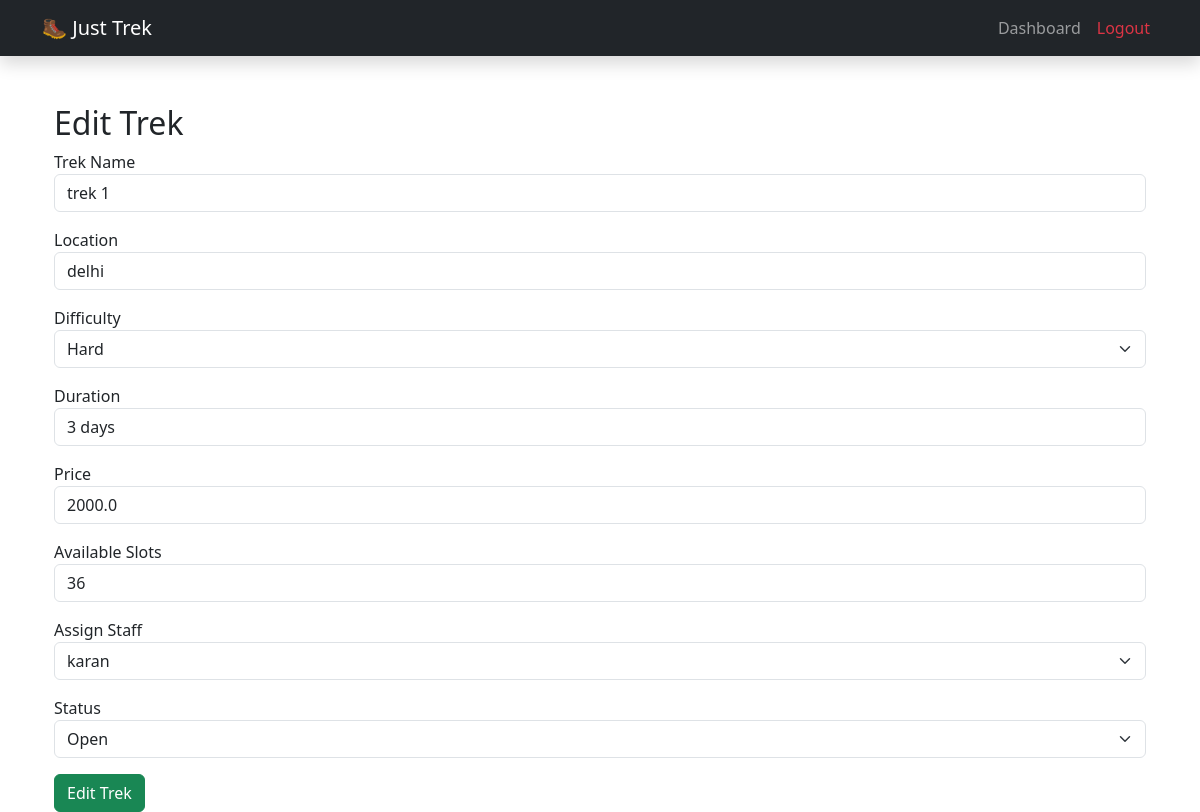
The page /admin/edit_trek/1 (signed in) on the database its author committed.
### models.py (models this page shows, shortened)
class Trek(db.Model):
    __tablename__ = "treks"
    id = db.Column(db.Integer, primary_key=True)
    name = db.Column(db.String(100), nullable=False)
    location = db.Column(db.String(100), nullable=False)
    difficulty = db.Column(db.String(50), nullable=False)
    duration = db.Column(db.String(50), nullable=False)
    price = db.Column(db.Float, nullable=False)
    available_slots = db.Column(db.Integer, nullable=False)
    status = db.Column(db.String(20), nullable=False, default="open")
    assigned_staff_id = db.Column(db.Integer, db.ForeignKey("users.id"), nullable=True)
    bookings = db.relationship("Booking", backref="trek", lazy=True)

class User(db.Model):
    __tablename__ = "users"
    id = db.Column(db.Integer, primary_key=True)
    username = db.Column(db.String(50), unique=True, nullable=False)
    passhash = db.Column(db.String(200), nullable=False)
    name = db.Column(db.String(50), nullable=False)
    role = db.Column(db.String(20), nullable=False)
    approved = db.Column(db.Boolean, default=False)
    active = db.Column(db.Boolean, default=True)
    bookings = db.relationship("Booking", backref="user", lazy=True)
    staff_profile = db.relationship("StaffProfile",backref="user",uselist=False,cascade="all, delete-orphan")
    @property
    def password(self):
        raise AttributeError("Password is not a readable attribute")

### routes.py (the view)
@main.route("/admin/edit_trek/<int:trek_id>")
def edit_trek(trek_id):
    if session.get("role") != "admin":
        flash("Access Denied!")
        return redirect(url_for("main.login"))
    trek = Trek.query.get_or_404(trek_id)
    staff = User.query.filter_by(role="staff").all()
    return render_template(
        "admin/edit_trek.html",
        trek=trek,
        staff=staff
    )

### templates/admin/edit_trek.html (shortened to what this page needs)
{% extends "base.html" %}
{% block content %}
<div class="container mt-5">
    <h2>Edit Trek</h2>
    <form method="POST" action="{{ url_for('main.edit_trek_post', trek_id=trek.id) }}">
        <div class="mb-3">
            <label>Trek Name</label>
            <input
                type="text"
                class="form-control"
                name="name"
                value="{{ trek.name }}"
                required>
        </div>
        <div class="mb-3">
            <label>Location</label>
            <input
                type="text"
                class="form-control"
                name="location"
                value="{{ trek.location }}"
                required>
        </div>
        <div class="mb-3">
            <label>Difficulty</label>
            <select
                class="form-select"
                name="difficulty">
                <option value="Hard"
                {% if trek.difficulty == "Hard" %}selected{% endif %}>
                Hard
                </option>
            </select>
        </div>
        <div class="mb-3">
            <label>Duration</label>
            <input
                type="text"
                class="form-control"
                name="duration"
                value="{{ trek.duration }}">
        </div>
        <div class="mb-3">
            <label>Price</label>
            <input
                type="number"
                class="form-control"
                name="price"
                value="{{ trek.price }}">
        </div>
        <div class="mb-3">
            <label>Available Slots</label>
            <input
                type="number"
                class="form-control"
                name="available_slots"
                value="{{ trek.available_slots }}">
        </div>
        <div class="mb-3">
            <label>Assign Staff</label>
            <select
                class="form-select"
                name="assigned_staff">
                {% for person in staff %}
                <option value="{{ person.id }}" {% if person.id == trek.assigned_staff_id %}selected{% endif %}>
                    {{ person.name }}
                </option>
                {% endfor %}
            </select>
        </div>
        <div class="mb-3">
            <label>Status</label>
            <select
                class="form-select"
                name="status">
                <option value="Open"
                {% if trek.status == "Open" %}selected{% endif %}>
                Open
                </option>
            </select>
        </div>
        <button
            class="btn btn-success">
            Edit Trek
        </button>
    </form>
</div>
{% endblock %}

### rows shown on the page
Trek: name "trek 1", location "delhi", difficulty "Hard", duration "3 days", price "2000.0", available_slots "36", assigned_staff "karan", status "Open"
